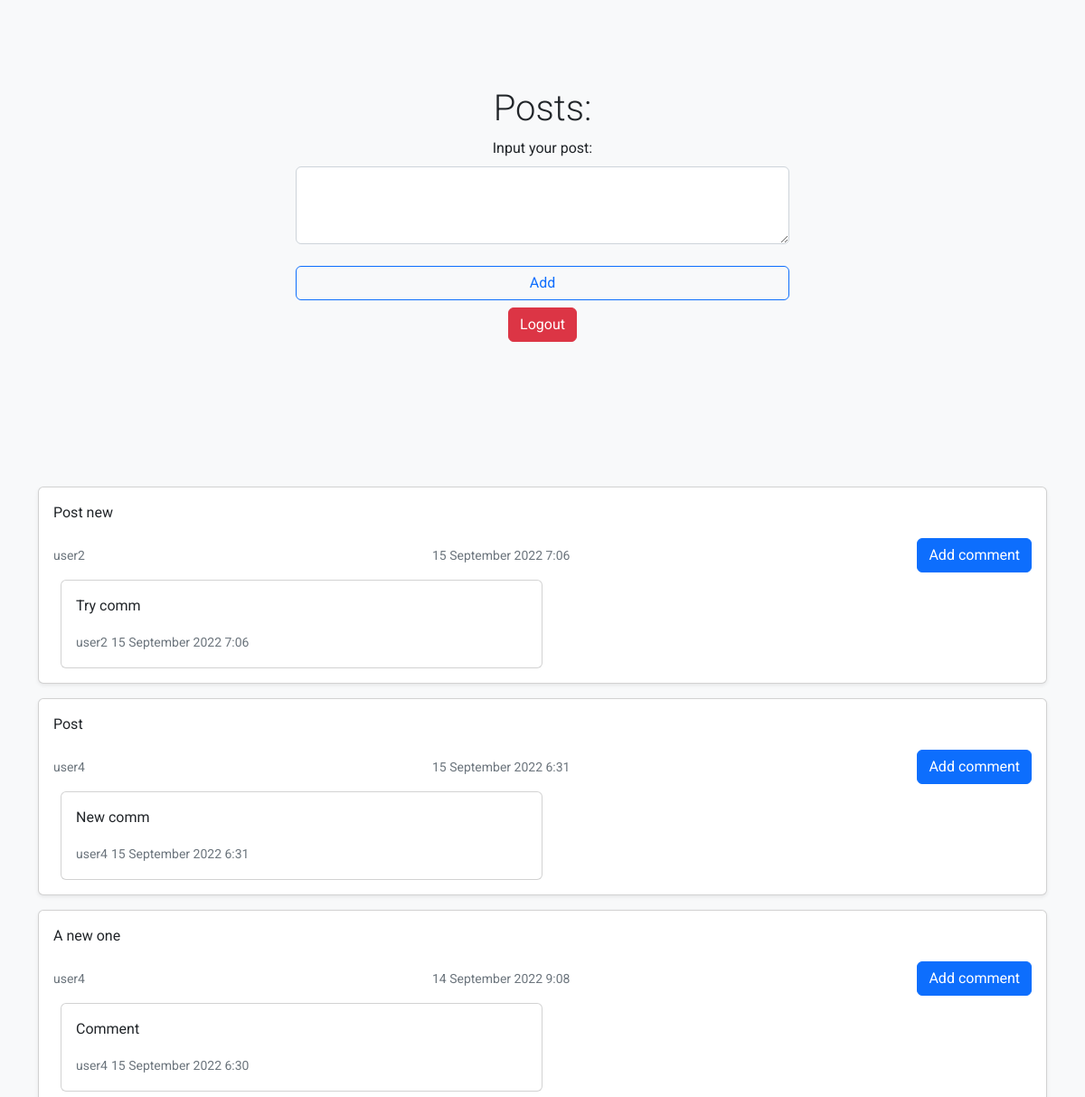
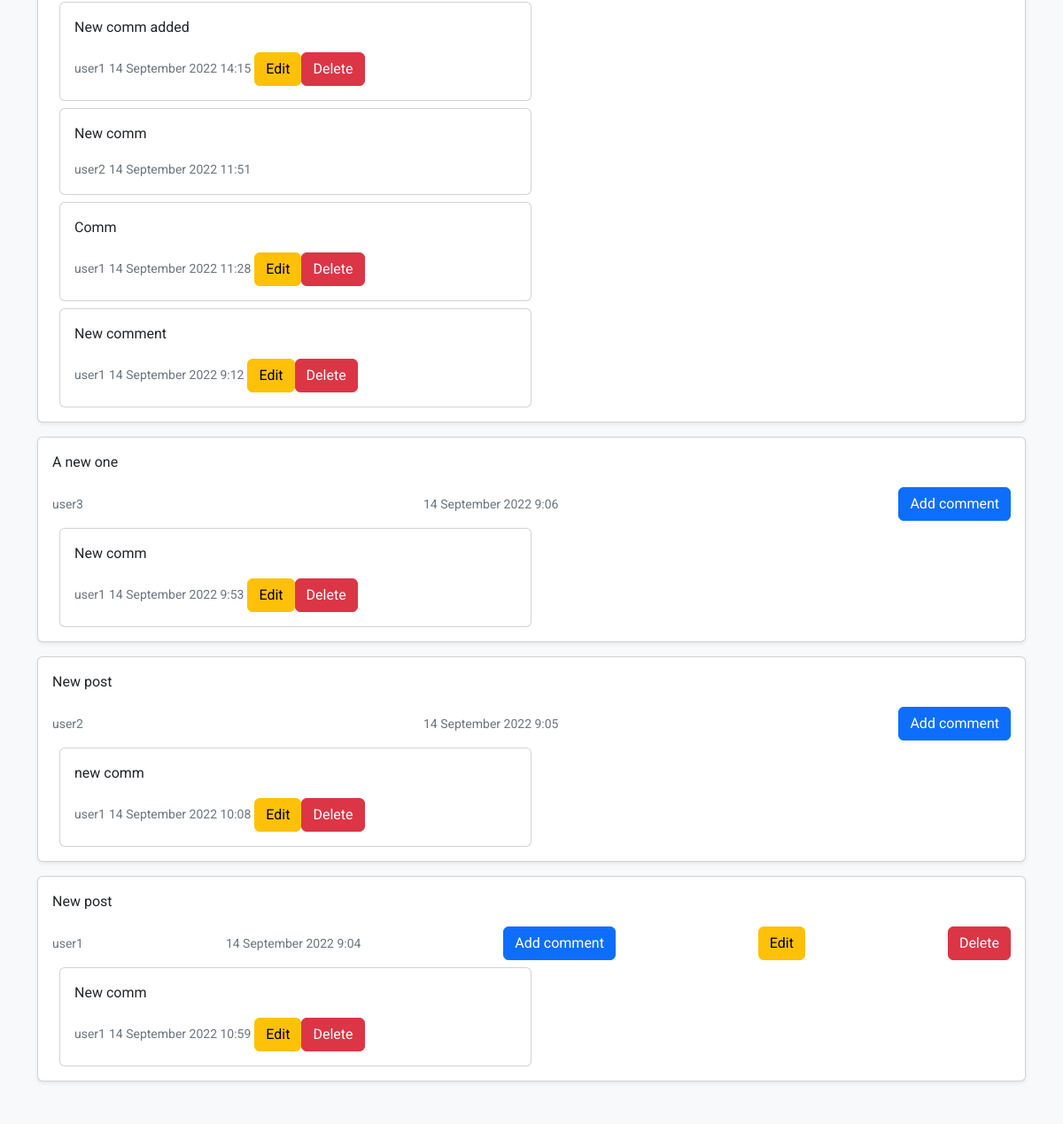
/index.php (signed in), run on the app's committed database (2 pictures, top to bottom).
### tables this page shows
CREATE TABLE `posts` (
  `id` bigint UNSIGNED NOT NULL,
  `user_id` bigint UNSIGNED NOT NULL,
  `text` varchar(1024) NOT NULL,
  `date` timestamp NULL DEFAULT CURRENT_TIMESTAMP
);

CREATE TABLE `users` (
  `id` bigint UNSIGNED NOT NULL,
  `username` varchar(150) NOT NULL,
  `email` varchar(250) NOT NULL,
  `first_name` varchar(100) NOT NULL,
  `last_name` varchar(100) NOT NULL,
  `phone` int DEFAULT NULL,
  `password` varchar(200) NOT NULL
);

CREATE TABLE `comments` (
  `id` bigint UNSIGNED NOT NULL,
  `user_id` bigint UNSIGNED NOT NULL,
  `post_id` bigint UNSIGNED NOT NULL,
  `comment` varchar(1024) NOT NULL,
  `date` timestamp NULL DEFAULT CURRENT_TIMESTAMP
);

### index.php (called while the page is built, shortened)
<?php
require_once CLASS_PATH . DIRECTORY_SEPARATOR . "Comment.php";
require_once CLASS_PATH . DIRECTORY_SEPARATOR . "Post.php";
$comment = new Comment();
$comments = $comment->allPosts();
$post = new Post();
$posts = $post->allPosts();
$uid = json_decode(json_encode(unserialize($_SESSION['user'])), true);
require_once ROOT_PATH . DIRECTORY_SEPARATOR . "templates" . DIRECTORY_SEPARATOR . "index.php";

### class/Db.php (called while the page is built)
<?php
class Db
{
    private string $host = "localhost";
    private string $user = "root";
    private string $pass = "1234";
    private string $dbname = "postsDb";
    private string $charset = "utf8";
    private $conn;
    public function __construct()
    {
        $dsn = "mysql:host=" . $this->host . ";dbname=" . $this->dbname . ";charset=" . $this->charset;
        $this->conn = new PDO($dsn, $this->user, $this->pass);
    }
    public function getConnection()
    {
        return $this->conn;
    }
}

### class/Post.php (called while the page is built, shortened)
<?php
require_once CLASS_PATH . DIRECTORY_SEPARATOR . "Db.php";
class Post extends Db {
    public function allPosts() {
        $db = new Db();
        $stmt = $db->getConnection()->prepare("SELECT posts.*, users.username FROM `posts` INNER JOIN `users`
                                                    ON posts.user_id = users.id ORDER BY id DESC;");
        $stmt->execute();
        $posts = [];
        while ($row = $stmt->fetch(PDO::FETCH_LAZY))
        {
            $posts[] = ['id' => $row->id, 'username' => $row->username, 'text' => $row->text,
                'date' => $row->date, 'user_id' => $row->user_id];
        }
        return $posts;
    }
    public static function getAuthor($id) {
        $db = new Db();
        $stmt = $db->getConnection()->prepare("SELECT users.username FROM `users` WHERE `id` = :id;");
        $stmt->execute(['id' => $id]);
        $author = $stmt->fetchColumn();
        return $author;
    }
    public static function getDate($id) {
        $db = new Db();
        $stmt = $db->getConnection()->prepare("SELECT posts.date FROM `posts` WHERE `id` = :id;");
        $stmt->execute(['id' => $id]);
        $date = $stmt->fetchColumn();
        return date('d F Y G:i', strtotime($date));
    }
}

### class/Comment.php (called while the page is built, shortened)
<?php
require_once CLASS_PATH . DIRECTORY_SEPARATOR . "Db.php";
class Comment extends Db {
    public function allPosts() {
        $db = new Db();
        $stmt = $db->getConnection()->prepare("SELECT comments.*, users.username FROM `comments` INNER JOIN `users` ON comments.user_id = users.id ORDER BY id DESC;");
        $stmt->execute();
        $comments = [];
        while ($row = $stmt->fetch(PDO::FETCH_LAZY))
        {
            $comments[] = ['id' => $row->id, 'username' => $row->username, 'post_id' => $row->post_id, 'comment' => $row->comment,
                'date' => $row->date, 'user_id' => $row->user_id];
        }
        return $comments;
    }
    public static function getAuthor($id) {
        $db = new Db();
        $stmt = $db->getConnection()->prepare("SELECT users.username FROM `users` WHERE `id` = :id;");
        $stmt->execute(['id' => $id]);
        $author = $stmt->fetchColumn();
        return $author;
    }
    public static function getDate($id) {
        $db = new Db();
        $stmt = $db->getConnection()->prepare("SELECT comments.date FROM `comments` WHERE `id` = :id;");
        $stmt->execute(['id' => $id]);
        $date = $stmt->fetchColumn();
        return date('d F Y G:i', strtotime($date));
    }
}

### templates/index.php (the view, shortened to what this page needs)
<?php
require_once("header.php");
?>
<head>
</head>
<body class="bg-light">
<main>
    <section class="py-5 text-center container">
        <div class="row py-lg-5">
            <div class="col-lg-6 col-md-8 mx-auto">
                <h1 class="fw-light">Posts:</h1>
                    <label class="form-label">Input your post:</label><br>
                    <textarea class="form-control" type="text" name="text" rows="3" id="text"></textarea><br>
                    <button class="btn btn-outline-primary w-100" type="submit" onclick="addPost()">Add</button>
                <p class="mt-2">
                    <a href="../logout.php" class="btn btn-danger">Logout</a>
                </p>
            </div>
        </div>
    </section>
    <div class="album py-5 bg-light">
        <div class="container">
            <div class="row row-cols-1 g-3" id="all_comments">
                <?php foreach ($posts as $post => $val): ?>
                    <div class="col" id="post-<?php echo $val['id'];?>">
                        <div class="card shadow-sm">
                            <div class="card-body">
                                <p class="card-text"><?php echo $val['text']; ?></p>
                                <div class="d-flex justify-content-between align-items-center">
                                    <div class="btn-group">
                                        <small class="text-muted"><?php echo Post::getAuthor($val['user_id']); ?></small>
                                    </div>
                                    <small class="text-muted"><?php echo Post::getDate($val['id']) ?></small>
                                    <button type="button" class="btn btn-primary" data-bs-toggle="modal" data-bs-target="#exampleModal" onclick="getId(<?php echo $val['id'];?>)">
                                        Add comment
                                    </button>
                                    <?php
                                    if ($uid["id"] === $val["user_id"])
                                    {
                                        $id = $val['id'];
                                        echo "<button type='button' class='btn btn-warning' onclick='editComment($id)'>Edit</button>";
                                        echo "<button type='button' class='btn btn-danger' onclick='deletePost($id)'>Delete</button>";
                                    }
                                    ?>
                                </div>
                                <div class="container g-3" id="commentsContainer-<?php echo $val['id'];?>">
                                <?php foreach ($comments as $comment => $comVal): ?>
                                    <?php if ($val['id'] === $comVal['post_id']): ?>
                                        <div class="card w-50 mt-2" id="comment-<?php echo $comVal['id']; ?>">
                                            <div class="card-body" id="commentBody">
                                                <p class="card-text" id="comment-text"><?php echo $comVal['comment']; ?></p>
                                                <small class="text-muted"><?php echo Comment::getAuthor($comVal['user_id']); ?></small>
                                                <small class="text-muted"><?php echo Comment::getDate($comVal['id']); ?></small>
                                                <?php
                                                    if ($uid["id"] === $comVal["user_id"])
                                                    {
                                                    $id = $comVal['id'];
                                                    echo "<button type='button' class='btn btn-warning' onclick='editComment($id)'>Edit</button>";
                                                    echo "<button type='button' class='btn btn-danger' onclick='deleteComment($id)'>Delete</button>";
                                                    }
                                                ?>
                                            </div>
                                        </div>
                                    <?php endif ?>
                                <?php endforeach; ?>
                                </div>
                            </div>
                        </div>
                    </div>
                <?php endforeach; ?>
            </div>
        </div>
    </div>
</main>
</body>
</html>

### templates/header.php (shortened to what this page needs)
<!DOCTYPE html>
<html>
<head>
    <link rel="stylesheet" href="css/style.css">
    <link href="https://cdn.jsdelivr.net/npm/bootstrap@5.2.0-beta1/dist/css/bootstrap.min.css" rel="stylesheet">
</head>

### css/style.css (style rules this page uses)
body { font-family: 'Roboto', sans-serif !important; }

### data on the page
posts: text "Post new", user.username "user2", Post::getDate($val['id']) "15 September 2022 7:06"
comments: comment "Try comm", user.username "user2", Comment::getDate($comVal['id']) "15 September 2022 7:06"
posts: text "Post", user.username "user4", Post::getDate($val['id']) "15 September 2022 6:31"
comments: comment "New comm", user.username "user4", Comment::getDate($comVal['id']) "15 September 2022 6:31"
posts: text "A new one", user.username "user4", Post::getDate($val['id']) "14 September 2022 9:08"
comments: comment "Comment", user.username "user4", Comment::getDate($comVal['id']) "15 September 2022 6:30"
comments: comment "New comm added", user.username "user1", Comment::getDate($comVal['id']) "14 September 2022 14:15"
comments: comment "New comm", user.username "user2", Comment::getDate($comVal['id']) "14 September 2022 11:51"
comments: comment "Comm", user.username "user1", Comment::getDate($comVal['id']) "14 September 2022 11:28"
comments: comment "New comment", user.username "user1", Comment::getDate($comVal['id']) "14 September 2022 9:12"
posts: text "A new one", user.username "user3", Post::getDate($val['id']) "14 September 2022 9:06"
comments: comment "New comm", user.username "user1", Comment::getDate($comVal['id']) "14 September 2022 9:53"
posts: text "New post", user.username "user2", Post::getDate($val['id']) "14 September 2022 9:05"
comments: comment "new comm", user.username "user1", Comment::getDate($comVal['id']) "14 September 2022 10:08"
posts: text "New post", user.username "user1", Post::getDate($val['id']) "14 September 2022 9:04"
comments: comment "New comm", user.username "user1", Comment::getDate($comVal['id']) "14 September 2022 10:59"
